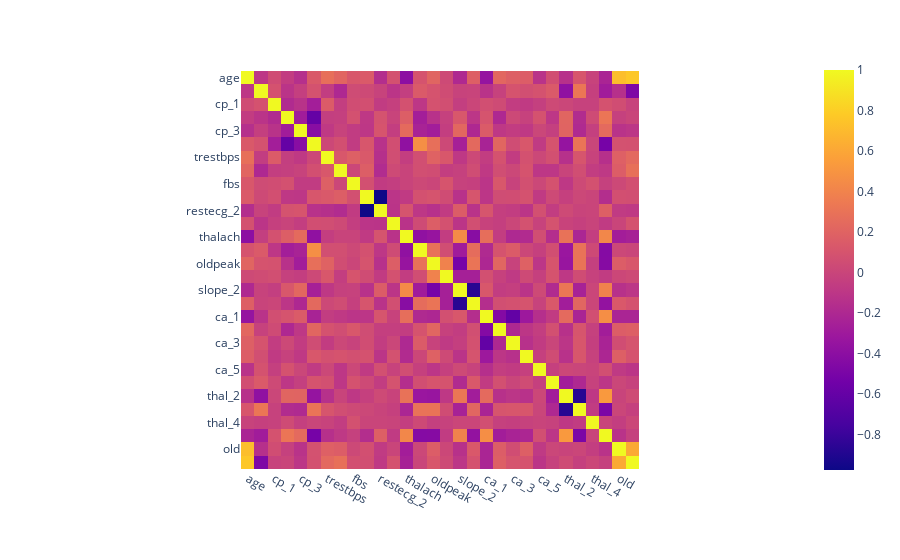

Write notebook code for a chart like this one.
### Code cell
px.imshow(data.corr())

### Figure 1 — Plotly figure (JSON) as saved in the notebook; plotly's stock layout.template omitted (floating-point values rounded to 4 significant figures; data arrays with more than 128 entries replaced by an {"elided": "..."} marker saying what was removed)
{"data": [{"coloraxis": "coloraxis", "hovertemplate": "x: %{x}<br>y: %{y}<br>color: %{z}<extra></extra>", "name": "0", "type": "heatmap", "x": ["age", "sex", "cp_1", "cp_2", "cp_3", "cp_4", "trestbps", "chol", "fbs", "restecg_1", "restecg_2", "restecg_3", "thalach", "exang", "oldpeak", "slope_1", "slope_2", "slope_3", "ca_1", "ca_2", "ca_3", "ca_4", "ca_5", "thal_1", "thal_2", "thal_3", "thal_4", "target", "old", "trestbps_mean"], "xaxis": "x", "y": ["age", "sex", "cp_1", "cp_2", "cp_3", "cp_4", "trestbps", "chol", "fbs", "restecg_1", "restecg_2", "restecg_3", "thalach", "exang", "oldpeak", "slope_1", "slope_2", "slope_3", "ca_1", "ca_2", "ca_3", "ca_4", "ca_5", "thal_1", "thal_2", "thal_3", "thal_4", "target", "old", "trestbps_mean"], "yaxis": "y", "z": {"elided": "30x30 float values"}}], "layout": {"coloraxis": {"colorscale": [[0, "#0d0887"], [0.1111, "#46039f"], [0.2222, "#7201a8"], [0.3333, "#9c179e"], [0.4444, "#bd3786"], [0.5556, "#d8576b"], [0.6667, "#ed7953"], [0.7778, "#fb9f3a"], [0.8889, "#fdca26"], [1, "#f0f921"]]}, "margin": {"t": 60}, "xaxis": {"anchor": "y", "constrain": "domain", "domain": [0, 1], "scaleanchor": "y"}, "yaxis": {"anchor": "x", "autorange": "reversed", "constrain": "domain", "domain": [0, 1]}}}
